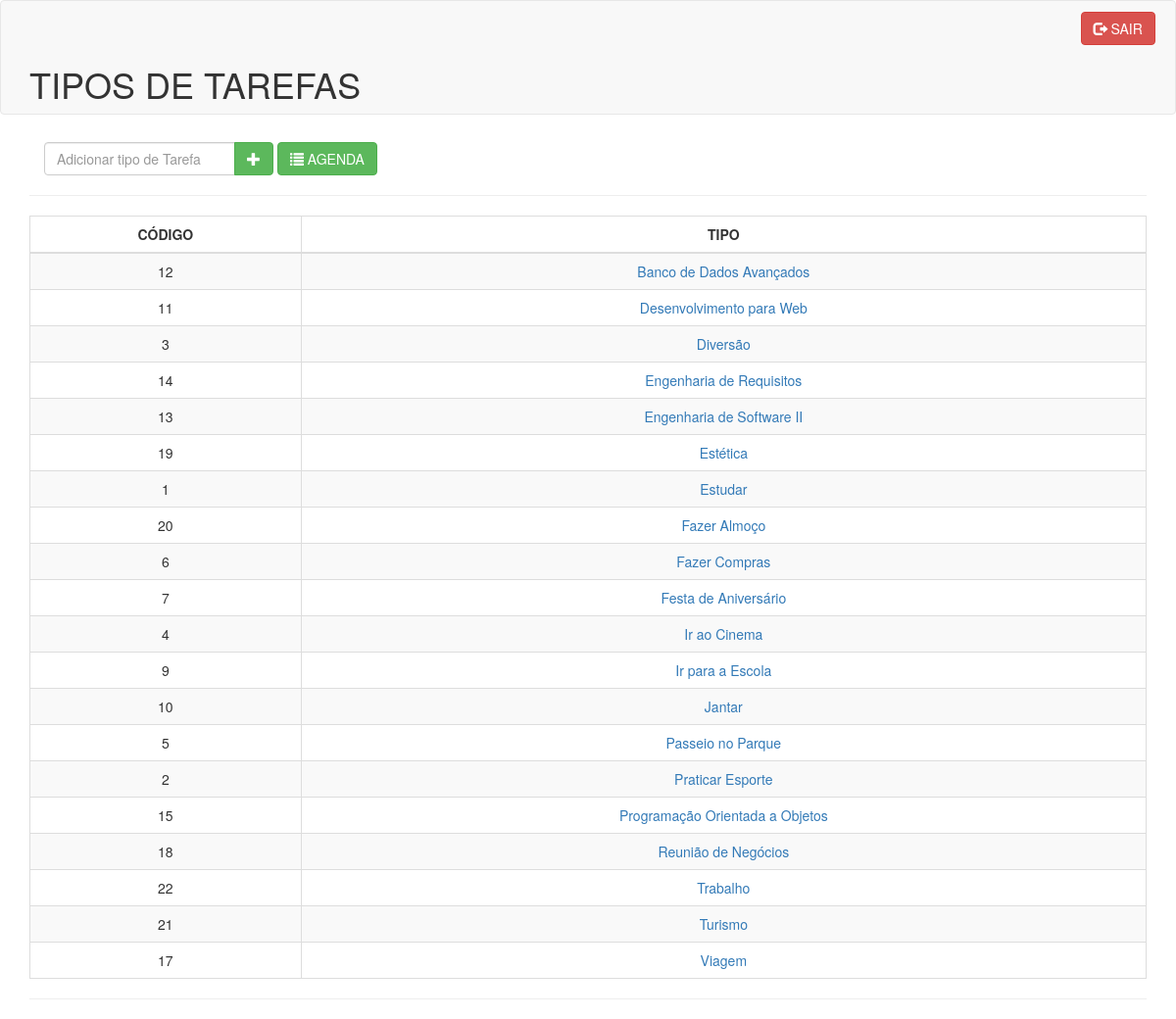
/tiposdetarefas.php (signed in), run on the app's committed database.
### tables this page shows
CREATE TABLE `tipostarefas` (
  `codigoTipo` int(11) NOT NULL,
  `descricaoTipo` varchar(50) NOT NULL
);

### Classes/DAOtiposTarefas.php (called while the page is built, shortened)
<?php
class DAOtiposTarefas extends DAO {
    function listAll() {
        $sql = parent::$db->prepare("Select * from tiposTarefas Order by descricaoTipo;");
        $sql->execute();
        return $sql->fetchAll();
    }
}

### tiposdetarefas.php (the view, shortened to what this page needs)
<?php
require_once './Classes/DAOtiposTarefas.php';
$p = new DAOtiposTarefas();
$tab = $p->listAll();
$erro = 0;
?>
<!DOCTYPE html>
<html lang="pt-BR">
    <head>
        <link href="css/bootstrap.min.css" rel="stylesheet">
    </head>
    <body>
        <div class="navbar navbar-default">
            <div class="container">
                <div class="row" style="margin-top: 1%;">
                    <div class="col-md-11"></div>
                    <div class="col-md-1">
                        <form method="post" class="form">
                            <button name="logout" id="logout" class="btn btn-danger"><i class="glyphicon glyphicon-log-out"></i> SAIR </button>
                        </form>
                    </div>
                </div>
                <div>
                    <h1>TIPOS DE TAREFAS</h1>
                </div>
            </div>
        </div>
            <div class="container">
                <form class="navbar-form" autocomplete="off" method="post">
                    <div class="input-group">
                        <input type="text" class="form-control" id="tipo" name="tipo" autofocus="" maxlength="50"
                               required="" placeholder="Adicionar tipo de Tarefa" value="<?php if($erro == 2) echo $_POST["tipo"]?>">
                        <div class="input-group-btn">
                            <button class="btn btn-success" name="save" id="save" type="submit">
                                <i class="glyphicon glyphicon-plus"></i>
                            </button>
                        </div>
                    </div>
                    <a href="agenda.php" class="btn btn-success" >
                        <i class="glyphicon glyphicon-list"></i> AGENDA</a>
                </form>
                <hr>
            </div>
            <div class="container">
                <div>
                    <table class="table table-bordered table-striped table-hover">
                        <thead>
                            <tr>
                                <th><center>CÓDIGO</center></th>
                        <th><center>TIPO</center></th>
                        </tr>
                        </thead>
                        <tbody>
                            <?php
                            foreach ($tab as $tabela) {
                                echo "<tr>" .
                                '<td align="center">'
                                . $tabela['codigoTipo']
                                . '</td>'
                                . '<td align="center">'
                                . '<a href=alterartipo.php?cod=' . $tabela['codigoTipo']. '>'
                                . $tabela['descricaoTipo']
                                . '</a></td>'
                                . '</tr>';
                            }
                            ?>
                        </tbody>
                    </table>
                </div>
                <hr>
            </div>
    </body>
</html>

### data on the page
tipostarefas: codigoTipo "12", descricaoTipo "Banco de Dados Avançados"
tipostarefas: codigoTipo "11", descricaoTipo "Desenvolvimento para Web"
tipostarefas: codigoTipo "3", descricaoTipo "Diversão"
tipostarefas: codigoTipo "14", descricaoTipo "Engenharia de Requisitos"
tipostarefas: codigoTipo "13", descricaoTipo "Engenharia de Software II"
tipostarefas: codigoTipo "19", descricaoTipo "Estética"
tipostarefas: codigoTipo "1", descricaoTipo "Estudar"
tipostarefas: codigoTipo "20", descricaoTipo "Fazer Almoço"
tipostarefas: codigoTipo "6", descricaoTipo "Fazer Compras"
tipostarefas: codigoTipo "7", descricaoTipo "Festa de Aniversário"
tipostarefas: codigoTipo "4", descricaoTipo "Ir ao Cinema"
tipostarefas: codigoTipo "9", descricaoTipo "Ir para a Escola"
tipostarefas: codigoTipo "10", descricaoTipo "Jantar"
tipostarefas: codigoTipo "5", descricaoTipo "Passeio no Parque"
tipostarefas: codigoTipo "2", descricaoTipo "Praticar Esporte"
tipostarefas: codigoTipo "15", descricaoTipo "Programação Orientada a Objetos"
tipostarefas: codigoTipo "18", descricaoTipo "Reunião de Negócios"
tipostarefas: codigoTipo "22", descricaoTipo "Trabalho"
tipostarefas: codigoTipo "21", descricaoTipo "Turismo"
tipostarefas: codigoTipo "17", descricaoTipo "Viagem"
